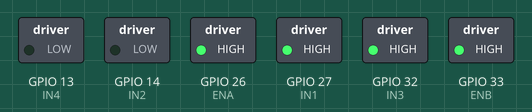
Recording of a sketch running on a simulated ESP32. On the bench: switched loads named in the sketch (green lamp = pin HIGH).

Above: at 1.0 s.
At 2.5 s:
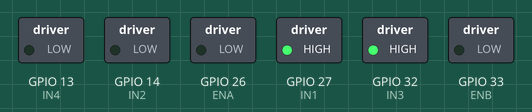
Timing chart, 0 to 3.5 s (numbered marks = the images above):
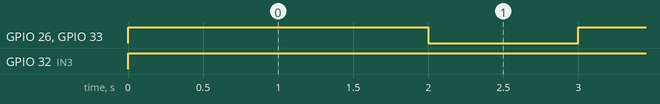

The sketch:

l298n_two_motor_historical_test.ino
```cpp
// HISTORICAL TEST: ESP32 DevKit V1 + L298N
// Retained to document the engineering path.
// Pin map discussed/tested during development.

#define ENA 26
#define IN1 27
#define IN2 14
#define ENB 33
#define IN3 32
#define IN4 13

void setup() {
  Serial.begin(115200);
  pinMode(ENA, OUTPUT);
  pinMode(IN1, OUTPUT);
  pinMode(IN2, OUTPUT);
  pinMode(ENB, OUTPUT);
  pinMode(IN3, OUTPUT);
  pinMode(IN4, OUTPUT);
}

void loop() {
  digitalWrite(IN1, HIGH);
  digitalWrite(IN2, LOW);
  digitalWrite(IN3, HIGH);
  digitalWrite(IN4, LOW);
  digitalWrite(ENA, HIGH);
  digitalWrite(ENB, HIGH);
  delay(2000);

  digitalWrite(ENA, LOW);
  digitalWrite(ENB, LOW);
  delay(1000);
}
```

Measured:
- by itself, GPIO 26 (ENA), GPIO 33 (ENB): alternates HIGH for 2.0 s and LOW for 1.0 s
- by itself, GPIO 32 (IN3): LOW → HIGH at 0.00 s
